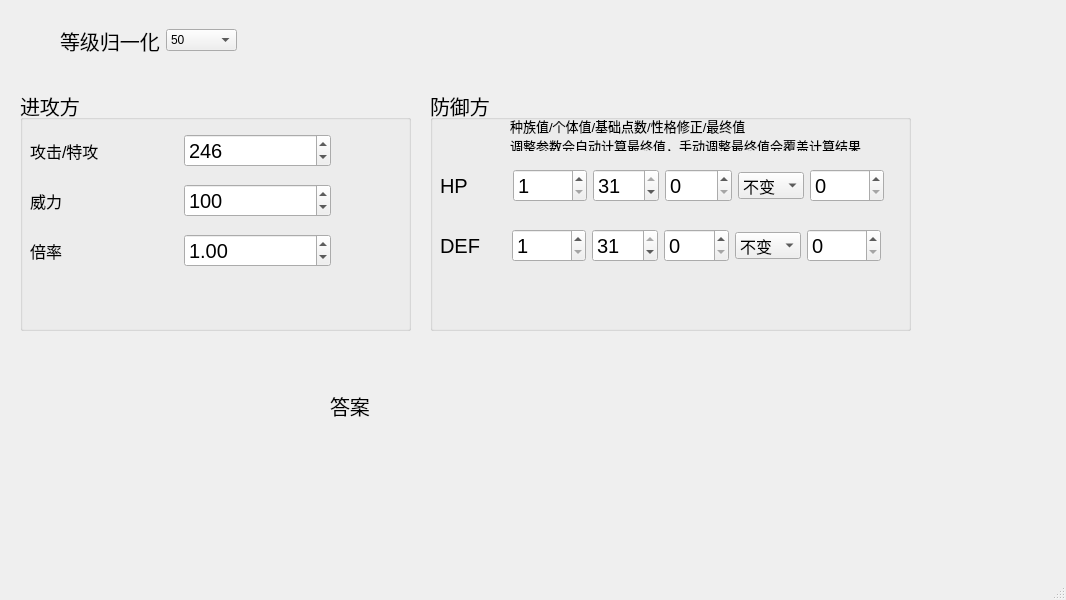
<?xml version="1.0" encoding="UTF-8"?>
<ui version="4.0">
 <class>DamageWindow</class>
 <widget class="QMainWindow" name="DamageWindow">
  <property name="geometry">
   <rect>
    <x>0</x>
    <y>0</y>
    <width>1066</width>
    <height>600</height>
   </rect>
  </property>
  <property name="windowTitle">
   <string>伤害计算器</string>
  </property>
  <widget class="QWidget" name="centralwidget">
   <widget class="QGroupBox" name="groupBox">
    <property name="geometry">
     <rect>
      <x>20</x>
      <y>90</y>
      <width>391</width>
      <height>241</height>
     </rect>
    </property>
    <property name="font">
     <font>
      <pointsize>15</pointsize>
     </font>
    </property>
    <property name="title">
     <string>进攻方</string>
    </property>
    <widget class="QWidget" name="horizontalLayoutWidget">
     <property name="geometry">
      <rect>
       <x>10</x>
       <y>40</y>
       <width>301</width>
       <height>41</height>
      </rect>
     </property>
     <layout class="QHBoxLayout" name="horizontalLayout">
      <item>
       <widget class="QLabel" name="label_3">
        <property name="font">
         <font>
          <pointsize>12</pointsize>
         </font>
        </property>
        <property name="text">
         <string>攻击/特攻</string>
        </property>
       </widget>
      </item>
      <item>
       <widget class="QSpinBox" name="sb_Attack">
        <property name="maximum">
         <number>13000</number>
        </property>
        <property name="value">
         <number>246</number>
        </property>
       </widget>
      </item>
     </layout>
    </widget>
    <widget class="QWidget" name="horizontalLayoutWidget_4">
     <property name="geometry">
      <rect>
       <x>10</x>
       <y>90</y>
       <width>301</width>
       <height>41</height>
      </rect>
     </property>
     <layout class="QHBoxLayout" name="horizontalLayout_4">
      <item>
       <widget class="QLabel" name="label_4">
        <property name="font">
         <font>
          <pointsize>12</pointsize>
         </font>
        </property>
        <property name="text">
         <string>威力</string>
        </property>
       </widget>
      </item>
      <item>
       <widget class="QSpinBox" name="spinBox_5">
        <property name="maximum">
         <number>3000</number>
        </property>
        <property name="value">
         <number>100</number>
        </property>
       </widget>
      </item>
     </layout>
    </widget>
    <widget class="QWidget" name="horizontalLayoutWidget_5">
     <property name="geometry">
      <rect>
       <x>10</x>
       <y>140</y>
       <width>301</width>
       <height>41</height>
      </rect>
     </property>
     <layout class="QHBoxLayout" name="horizontalLayout_5">
      <item>
       <widget class="QLabel" name="label_5">
        <property name="font">
         <font>
          <pointsize>12</pointsize>
         </font>
        </property>
        <property name="text">
         <string>倍率</string>
        </property>
       </widget>
      </item>
      <item>
       <widget class="QDoubleSpinBox" name="doubleSpinBox">
        <property name="singleStep">
         <double>0.250000000000000</double>
        </property>
        <property name="value">
         <double>1.000000000000000</double>
        </property>
       </widget>
      </item>
     </layout>
    </widget>
   </widget>
   <widget class="QGroupBox" name="groupBox_2">
    <property name="geometry">
     <rect>
      <x>430</x>
      <y>90</y>
      <width>481</width>
      <height>241</height>
     </rect>
    </property>
    <property name="font">
     <font>
      <pointsize>15</pointsize>
     </font>
    </property>
    <property name="title">
     <string>防御方</string>
    </property>
    <widget class="QWidget" name="horizontalLayoutWidget_2">
     <property name="geometry">
      <rect>
       <x>10</x>
       <y>70</y>
       <width>444</width>
       <height>51</height>
      </rect>
     </property>
     <layout class="QHBoxLayout" name="horizontalLayout_2">
      <item>
       <widget class="QLabel" name="label">
        <property name="text">
         <string>HP</string>
        </property>
       </widget>
      </item>
      <item>
       <widget class="QSpinBox" name="spinBox">
        <property name="minimum">
         <number>1</number>
        </property>
        <property name="maximum">
         <number>1000</number>
        </property>
       </widget>
      </item>
      <item>
       <widget class="QSpinBox" name="spinBox_2">
        <property name="prefix">
         <string/>
        </property>
        <property name="maximum">
         <number>31</number>
        </property>
        <property name="value">
         <number>31</number>
        </property>
       </widget>
      </item>
      <item>
       <widget class="QSpinBox" name="spinBox_3">
        <property name="maximum">
         <number>252</number>
        </property>
        <property name="singleStep">
         <number>4</number>
        </property>
       </widget>
      </item>
      <item>
       <widget class="QComboBox" name="comboBox">
        <property name="font">
         <font>
          <pointsize>12</pointsize>
         </font>
        </property>
        <item>
         <property name="text">
          <string>不变</string>
         </property>
        </item>
        <item>
         <property name="text">
          <string>+</string>
         </property>
        </item>
        <item>
         <property name="text">
          <string>-</string>
         </property>
        </item>
       </widget>
      </item>
      <item>
       <widget class="QSpinBox" name="spinBox_4">
        <property name="maximum">
         <number>1000</number>
        </property>
       </widget>
      </item>
     </layout>
    </widget>
    <widget class="QLabel" name="label_7">
     <property name="geometry">
      <rect>
       <x>80</x>
       <y>30</y>
       <width>371</width>
       <height>31</height>
      </rect>
     </property>
     <property name="font">
      <font>
       <pointsize>10</pointsize>
      </font>
     </property>
     <property name="text">
      <string>种族值/个体值/基础点数/性格修正/最终值
调整参数会自动计算最终值，手动调整最终值会覆盖计算结果</string>
     </property>
    </widget>
    <widget class="QWidget" name="horizontalLayoutWidget_6">
     <property name="geometry">
      <rect>
       <x>10</x>
       <y>130</y>
       <width>441</width>
       <height>51</height>
      </rect>
     </property>
     <layout class="QHBoxLayout" name="horizontalLayout_6">
      <item>
       <widget class="QLabel" name="label_8">
        <property name="text">
         <string>DEF</string>
        </property>
       </widget>
      </item>
      <item>
       <widget class="QSpinBox" name="spinBox_6">
        <property name="minimum">
         <number>1</number>
        </property>
        <property name="maximum">
         <number>1000</number>
        </property>
       </widget>
      </item>
      <item>
       <widget class="QSpinBox" name="spinBox_7">
        <property name="prefix">
         <string/>
        </property>
        <property name="maximum">
         <number>31</number>
        </property>
        <property name="value">
         <number>31</number>
        </property>
       </widget>
      </item>
      <item>
       <widget class="QSpinBox" name="spinBox_8">
        <property name="maximum">
         <number>252</number>
        </property>
        <property name="singleStep">
         <number>4</number>
        </property>
       </widget>
      </item>
      <item>
       <widget class="QComboBox" name="comboBox_2">
        <property name="font">
         <font>
          <pointsize>12</pointsize>
          <kerning>true</kerning>
         </font>
        </property>
        <item>
         <property name="text">
          <string>不变</string>
         </property>
        </item>
        <item>
         <property name="text">
          <string>+</string>
         </property>
        </item>
        <item>
         <property name="text">
          <string>-</string>
         </property>
        </item>
       </widget>
      </item>
      <item>
       <widget class="QSpinBox" name="spinBox_9">
        <property name="maximum">
         <number>1000</number>
        </property>
       </widget>
      </item>
     </layout>
    </widget>
   </widget>
   <widget class="QWidget" name="horizontalLayoutWidget_3">
    <property name="geometry">
     <rect>
      <x>60</x>
      <y>10</y>
      <width>177</width>
      <height>61</height>
     </rect>
    </property>
    <layout class="QHBoxLayout" name="horizontalLayout_3">
     <item>
      <widget class="QLabel" name="label_2">
       <property name="font">
        <font>
         <pointsize>15</pointsize>
        </font>
       </property>
       <property name="text">
        <string>等级归一化</string>
       </property>
      </widget>
     </item>
     <item>
      <widget class="QComboBox" name="cb_Level">
       <item>
        <property name="text">
         <string>50</string>
        </property>
       </item>
       <item>
        <property name="text">
         <string>100</string>
        </property>
       </item>
      </widget>
     </item>
    </layout>
   </widget>
   <widget class="QLabel" name="label_6">
    <property name="geometry">
     <rect>
      <x>330</x>
      <y>370</y>
      <width>241</width>
      <height>71</height>
     </rect>
    </property>
    <property name="font">
     <font>
      <pointsize>15</pointsize>
     </font>
    </property>
    <property name="text">
     <string>答案</string>
    </property>
   </widget>
  </widget>
  <widget class="QMenuBar" name="menubar">
   <property name="geometry">
    <rect>
     <x>0</x>
     <y>0</y>
     <width>1066</width>
     <height>21</height>
    </rect>
   </property>
  </widget>
  <widget class="QStatusBar" name="statusbar"/>
 </widget>
 <resources/>
 <connections/>
</ui>
